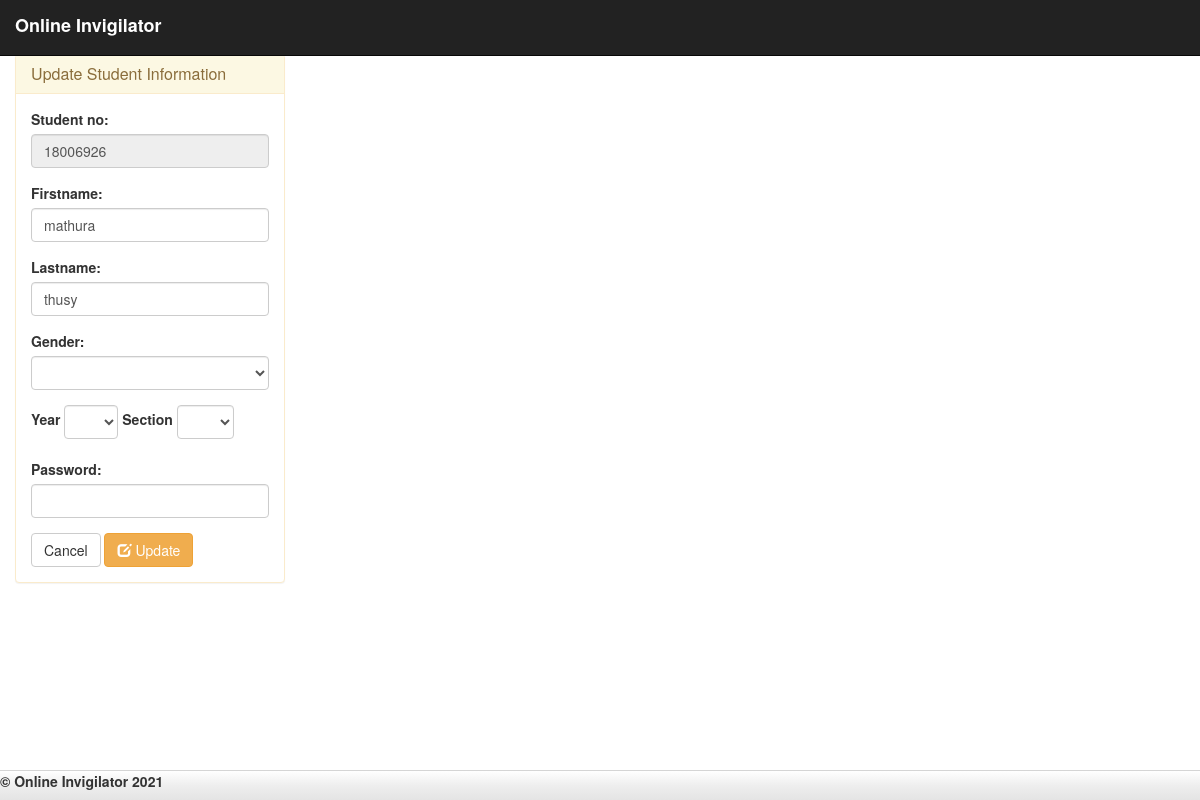
Screenshot of /student_update.php (signed in) with the database file from the repository.
### tables this page shows
CREATE TABLE `student` (
  `stud_id` int(11) NOT NULL,
  `stud_no` int(10) NOT NULL,
  `firstname` varchar(50) NOT NULL,
  `lastname` varchar(50) NOT NULL,
  `gender` varchar(10) NOT NULL,
  `yr&sec` varchar(5) NOT NULL,
  `password` text NOT NULL
);

### student_update.php (the view, shortened to what this page needs)
<!DOCTYPE html>
<?php
	require_once 'admin/conn.php'
?>
<html lang="en">
	<head>
		<link rel="stylesheet" type="text/css" href="admin/css/bootstrap.css" />
		<link rel="stylesheet" type="text/css" href="admin/css/jquery.dataTables.css" />
		<link rel="stylesheet" type="text/css" href="admin/css/style.css" />
	</head>
<body>
	<nav class="navbar navbar-default navbar-fixed-top navbar-inverse">
		<div class="container-fluid">
			<label class="navbar-brand">Online Invigilator</label>
		</div>
	</nav>
	<div class="col-md-3">
		<div class="panel panel-warning" style="margin-top:20%;">
			<div class="panel-heading">
				<h1 class="panel-title">Update  Student Information</h1>
			</div>
			<?php
				$query = mysqli_query($conn, "SELECT * FROM `student` WHERE `stud_id` = '$_SESSION[student]'") or die(mysqli_error());
				$fetch = mysqli_fetch_array($query);
			?>
			<div class="panel-body">
				<form method="POST" action="update_query.php">
					<div class="form-group">
						<label>Student no:</label>
						<input type="text" class="form-control" value="<?php echo $fetch['stud_no']?>" name="stud_no" readonly="readonly"/>
					</div>
					<div class="form-group">
						<label>Firstname:</label>
						<input type="text" class="form-control" value="<?php echo $fetch['firstname']?>" name="firstname" required="required"/>
					</div>
					<div class="form-group">
						<label>Lastname:</label>
						<input type="text" class="form-control" value="<?php echo $fetch['lastname']?>" name="lastname" required="required"/>
					</div>
					<div class="form-group" name="gender" required="required">
						<label>Gender:</label>
						<select class="form-control" name="gender">
							<option value=""></option>
							<option value="Male">Male</option>
						</select>
					</div>
					<div class="form-inline">
						<label>Year</label>
						<select name="year" class="form-control" required="required">
							<option value=""></option>
							<option value="1">1</option>
						</select>
						<label>Section</label>
						<select name="section" class="form-control" required="required">
							<option value=""></option>
							<option value="A">A</option>
						</select>
					</div>
					<br />
					<div class="form-group">
						<label>Password:</label>
						<input type="password" class="form-control" value="" name="password" required="required"/>
					</div>
					<a class="btn btn-default" href="student_profile.php">Cancel</a> <button class="btn btn-warning" name="update"><span class="glyphicon glyphicon-edit"></span> Update</button>
				</form>
			</div>
		</div>
	</div>
	<div id = "footer">
		<label class = "footer-title">&copy; Online Invigilator <?php echo date("Y", strtotime("+8 HOURS"))?></label>
	</div>
</body>
</html>

### admin/css/style.css (style rules this page uses)
#footer { height:30px; width:100%; background-image: linear-gradient(#FFF, #EEE 50%, #E4E4E4); background-repeat: no-repeat; filter: none; border: 1px solid #D5D5D5; position: fixed; right: 0; left: 0; z-index: 1030; bottom: 0; border-width: 1px 0 0; }

### rows the page displays
student: stud_no "18006926", firstname "mathura", lastname "thusy"
